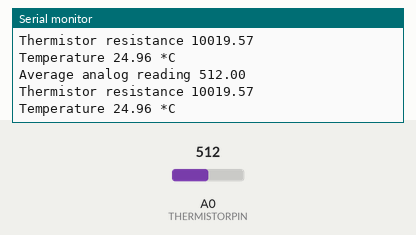
Recording of a sketch running on a simulated Arduino Uno, built with avr-gcc and run on an emulated ATmega328P. Parts: the last lines printed to the serial monitor. The test bench sets the inputs (shaded band); at power-on: A0 (THERMISTORPIN) = 512.

Above: at 1.2 s.
1.3 s: A0 (THERMISTORPIN) set to 1023
At 3.1 s:
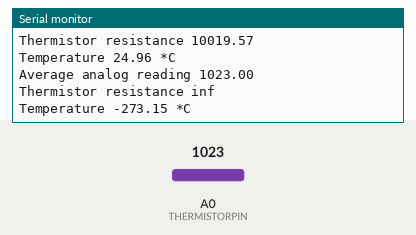
4.3 s: A0 (THERMISTORPIN) set to 900
At 5.2 s:
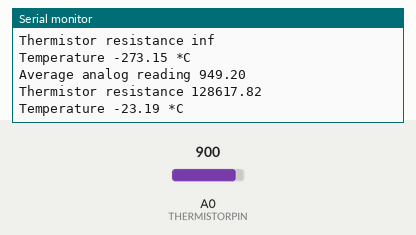
Timing chart, 0 to 7.3 s (numbered marks = the images above; inputs shaded):
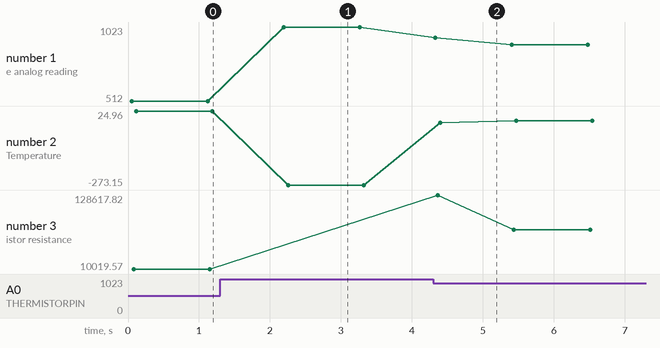

The sketch:

Termistor_Temp.ino
```cpp
/*
 * Carlos kwiek
 * contato@carloskwiek.com.br
 */
// which analog pin to connect
#define THERMISTORPIN 0
// resistance at 25 degrees C
#define THERMISTORNOMINAL 10000
// temp. for nominal resistance (almost always 25 C)
#define TEMPERATURENOMINAL 25
// how many samples to take and average, more takes longer
// but is more 'smooth'
#define NUMSAMPLES 5
// The beta coefficient of the thermistor (usually 3000-4000)
#define BCOEFFICIENT 3950
// the value of the 'other' resistor
#define SERIESRESISTOR 10000

int samples[NUMSAMPLES];

void setup(void) {
  Serial.begin(9600);
  //analogReference(EXTERNAL);
}

void loop(void) {
  uint8_t i;
  float average;

  // take N samples in a row, with a slight delay
  for (i=0; i< NUMSAMPLES; i++) {
   samples[i] = analogRead(THERMISTORPIN);
   delay(10);
  }

  // average all the samples out
  average = 0;
  for (i=0; i< NUMSAMPLES; i++) {
     average += samples[i];
  }
  average /= NUMSAMPLES;

  Serial.print("Average analog reading ");
  Serial.println(average);

  // convert the value to resistance
  average = 1023 / average - 1;
  average = SERIESRESISTOR / average;
  Serial.print("Thermistor resistance ");
  Serial.println(average);

  float steinhart;
  steinhart = average / THERMISTORNOMINAL;     // (R/Ro)
  steinhart = log(steinhart);                  // ln(R/Ro)
  steinhart /= BCOEFFICIENT;                   // 1/B * ln(R/Ro)
  steinhart += 1.0 / (TEMPERATURENOMINAL + 273.15); // + (1/To)
  steinhart = 1.0 / steinhart;                 // Invert
  steinhart -= 273.15;                         // convert to C

  Serial.print("Temperature ");
  Serial.print(steinhart);
  Serial.println(" *C");

  delay(1000);
}
```

Measured:
- after the input at 1.3 s, the serial monitor: prints a new line after 0.89 s (image 1)
- after the input at 4.3 s, the serial monitor: prints a new line at once (image 2)
- plotted number 1: 512 → 1023 after the input at 1.3 s, 1023 → 900 after the input at 4.3 s
- plotted number 2: 24.96 → -273.15 after the input at 1.3 s, -273.15 → -13.94 after the input at 4.3 s
- plotted number 3: 10019.57 → 73170.74 after the input at 4.3 s
